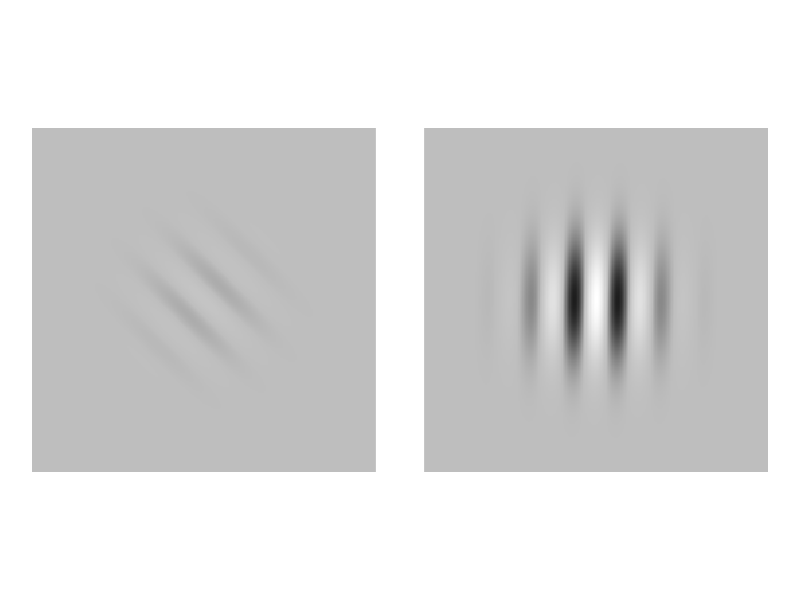
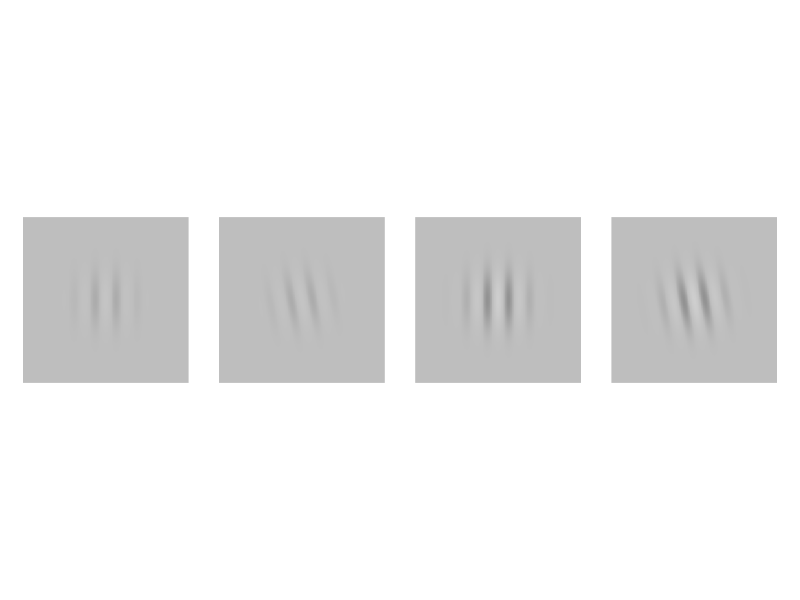

Write the R code that produced these figures, in order.
library(ggplot2)
library(patchwork)

###
make_gabor <- function(size = 256, sigma = 30, freq = 0.03,
                       phase = 0, theta = 0, contrast = 1){
  
  x <- seq(-size/2, size/2, length.out = size)
  y <- seq(-size/2, size/2, length.out = size)
  grid <- expand.grid(x = x, y = y)
  
  x_theta <- grid$x*cos(theta) + grid$y*sin(theta)
  y_theta <- -grid$x*sin(theta) + grid$y*cos(theta)
  
  gaussian <- exp(-(x_theta^2 + y_theta^2)/(2*sigma^2))
  sinusoid <- cos(2*pi*freq*x_theta + phase)
  grid$gabor <- contrast * gaussian * sinusoid
  
  return(grid)
}

###
p1 <- ggplot(make_gabor(theta = pi/4, contrast = 0.1), aes(x, y, fill = gabor)) +
  geom_raster() +
  scale_fill_gradient2(low = "black", mid = "gray", high = "white", limits = c(-1, 1)) +
  coord_equal() +
  theme_void() +
  theme(legend.position = "none")

p2 <- ggplot(make_gabor(theta = -pi/180, contrast = 1), aes(x, y, fill = gabor)) +
  geom_raster() +
  scale_fill_gradient2(low = "black", mid = "gray", high = "white", limits = c(-1, 1)) +
  coord_equal() +
  theme_void() +
  theme(legend.position = "none")

g1 <- list(p1, p2)
g1 <- lapply(g1, function(p) {
  p + theme(
    legend.position = "none",
    plot.margin = margin(t = 5, r = 5, b = 5, l = 5, unit = "pt")
  )
})

gabor_1 <- wrap_plots(g1, nrow = 1)
ggsave("gabor_1.png", gabor_1, width = 4, height = 2, dpi = 300, bg = "white")

###
p3 <- ggplot(make_gabor(theta = 0, contrast = 0.1), aes(x, y, fill = gabor)) +
  geom_raster() +
  scale_fill_gradient2(low = "black", mid = "gray", high = "white", limits = c(-1, 1)) +
  coord_equal() +
  theme_void() +
  theme(legend.position = "none")

p4 <- ggplot(make_gabor(theta = 10*pi/180, contrast = 0.1), aes(x, y, fill = gabor)) +
  geom_raster() +
  scale_fill_gradient2(low = "black", mid = "gray", high = "white", limits = c(-1, 1)) +
  coord_equal() +
  theme_void() +
  theme(legend.position = "none")

p5 <- ggplot(make_gabor(theta = 0, contrast = 0.25), aes(x, y, fill = gabor)) +
  geom_raster() +
  scale_fill_gradient2(low = "black", mid = "gray", high = "white", limits = c(-1, 1)) +
  coord_equal() +
  theme_void() +
  theme(legend.position = "none")

p6 <- ggplot(make_gabor(theta = 10*pi/180, contrast = 0.25), aes(x, y, fill = gabor)) +
  geom_raster() +
  scale_fill_gradient2(low = "black", mid = "gray", high = "white", limits = c(-1, 1)) +
  coord_equal() +
  theme_void() +
  theme(legend.position = "none")

g2 <- list(p3, p4, p5, p6)
g2 <- lapply(g2, function(p) {
  p + theme(
    legend.position = "none",
    plot.margin = margin(t = 5, r = 5, b = 5, l = 5, unit = "pt")
  )
})

gabor_2 <- wrap_plots(g2, nrow = 1)
ggsave("gabor_2.png", gabor_2, width = 4, height = 2, dpi = 300, bg = "white")
